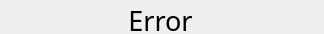
<?xml version="1.0" encoding="UTF-8"?>
<ui version="4.0">
 <class>Aviso</class>
 <widget class="QDialog" name="Aviso">
  <property name="geometry">
   <rect>
    <x>0</x>
    <y>0</y>
    <width>324</width>
    <height>34</height>
   </rect>
  </property>
  <property name="windowTitle">
   <string>Dialog</string>
  </property>
  <widget class="QLabel" name="Mensaje">
   <property name="geometry">
    <rect>
     <x>0</x>
     <y>0</y>
     <width>321</width>
     <height>41</height>
    </rect>
   </property>
   <property name="sizePolicy">
    <sizepolicy hsizetype="Preferred" vsizetype="Preferred">
     <horstretch>0</horstretch>
     <verstretch>0</verstretch>
    </sizepolicy>
   </property>
   <property name="palette">
    <palette>
     <active>
      <colorrole role="Midlight">
       <brush brushstyle="SolidPattern">
        <color alpha="255">
         <red>170</red>
         <green>255</green>
         <blue>0</blue>
        </color>
       </brush>
      </colorrole>
     </active>
     <inactive>
      <colorrole role="Midlight">
       <brush brushstyle="SolidPattern">
        <color alpha="255">
         <red>170</red>
         <green>255</green>
         <blue>0</blue>
        </color>
       </brush>
      </colorrole>
     </inactive>
     <disabled>
      <colorrole role="Midlight">
       <brush brushstyle="SolidPattern">
        <color alpha="255">
         <red>170</red>
         <green>255</green>
         <blue>0</blue>
        </color>
       </brush>
      </colorrole>
     </disabled>
    </palette>
   </property>
   <property name="font">
    <font>
     <family>Sitka Banner</family>
     <pointsize>16</pointsize>
     <weight>50</weight>
     <bold>false</bold>
    </font>
   </property>
   <property name="mouseTracking">
    <bool>true</bool>
   </property>
   <property name="layoutDirection">
    <enum>Qt::LeftToRight</enum>
   </property>
   <property name="autoFillBackground">
    <bool>true</bool>
   </property>
   <property name="frameShadow">
    <enum>QFrame::Plain</enum>
   </property>
   <property name="text">
    <string>&lt;html&gt;&lt;head/&gt;&lt;body&gt;&lt;p align=&quot;center&quot;&gt;&lt;span style=&quot; font-size:20pt;&quot;&gt;Error&lt;/span&gt;&lt;/p&gt;&lt;/body&gt;&lt;/html&gt;</string>
   </property>
   <property name="textFormat">
    <enum>Qt::AutoText</enum>
   </property>
  </widget>
 </widget>
 <resources/>
 <connections/>
</ui>
